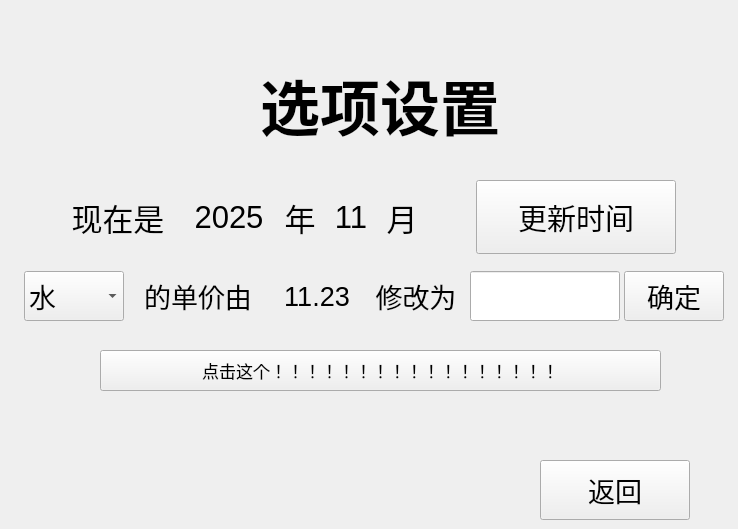
     <widget class="QWidget" name="OptionPage">
      <widget class="QLabel" name="OptionTitleLabel">
       <property name="geometry">
        <rect>
         <x>130</x>
         <y>30</y>
         <width>500</width>
         <height>150</height>
        </rect>
       </property>
       <property name="minimumSize">
        <size>
         <width>6</width>
         <height>150</height>
        </size>
       </property>
       <property name="maximumSize">
        <size>
         <width>500</width>
         <height>150</height>
        </size>
       </property>
       <property name="font">
        <font>
         <pointsize>45</pointsize>
         <bold>true</bold>
        </font>
       </property>
       <property name="text">
        <string>选项设置</string>
       </property>
       <property name="alignment">
        <set>Qt::AlignmentFlag::AlignCenter</set>
       </property>
      </widget>
      <widget class="QPushButton" name="OptionExitButton">
       <property name="geometry">
        <rect>
         <x>540</x>
         <y>460</y>
         <width>150</width>
         <height>60</height>
        </rect>
       </property>
       <property name="minimumSize">
        <size>
         <width>150</width>
         <height>60</height>
        </size>
       </property>
       <property name="maximumSize">
        <size>
         <width>150</width>
         <height>60</height>
        </size>
       </property>
       <property name="font">
        <font>
         <family>幼圆</family>
         <pointsize>20</pointsize>
        </font>
       </property>
       <property name="text">
        <string>返回</string>
       </property>
      </widget>
      <widget class="QWidget" name="layoutWidget">
       <property name="geometry">
        <rect>
         <x>10</x>
         <y>180</y>
         <width>714</width>
         <height>74</height>
        </rect>
       </property>
       <layout class="QHBoxLayout" name="horizontalLayout_5">
        <item>
         <layout class="QHBoxLayout" name="horizontalLayout_4">
          <item>
           <widget class="QLabel" name="OptionMonthText1Label">
            <property name="minimumSize">
             <size>
              <width>120</width>
              <height>70</height>
             </size>
            </property>
            <property name="maximumSize">
             <size>
              <width>120</width>
              <height>70</height>
             </size>
            </property>
            <property name="font">
             <font>
              <pointsize>23</pointsize>
             </font>
            </property>
            <property name="text">
             <string>现在是</string>
            </property>
            <property name="alignment">
             <set>Qt::AlignmentFlag::AlignCenter</set>
            </property>
           </widget>
          </item>
          <item>
           <widget class="QLabel" name="OptionMonthData1Label">
            <property name="minimumSize">
             <size>
              <width>90</width>
              <height>70</height>
             </size>
            </property>
            <property name="maximumSize">
             <size>
              <width>90</width>
              <height>70</height>
             </size>
            </property>
            <property name="font">
             <font>
              <pointsize>23</pointsize>
             </font>
            </property>
            <property name="text">
             <string>2025</string>
            </property>
            <property name="alignment">
             <set>Qt::AlignmentFlag::AlignCenter</set>
            </property>
           </widget>
          </item>
          <item>
           <widget class="QLabel" name="OptionMonthText2Label">
            <property name="minimumSize">
             <size>
              <width>40</width>
              <height>70</height>
             </size>
            </property>
            <property name="maximumSize">
             <size>
              <width>40</width>
              <height>70</height>
             </size>
            </property>
            <property name="font">
             <font>
              <pointsize>23</pointsize>
             </font>
            </property>
            <property name="text">
             <string>年</string>
            </property>
            <property name="alignment">
             <set>Qt::AlignmentFlag::AlignCenter</set>
            </property>
           </widget>
          </item>
          <item>
           <widget class="QLabel" name="OptionMonthData2Label">
            <property name="minimumSize">
             <size>
              <width>50</width>
              <height>70</height>
             </size>
            </property>
            <property name="maximumSize">
             <size>
              <width>50</width>
              <height>70</height>
             </size>
            </property>
            <property name="font">
             <font>
              <pointsize>23</pointsize>
             </font>
            </property>
            <property name="text">
             <string>11</string>
            </property>
            <property name="alignment">
             <set>Qt::AlignmentFlag::AlignCenter</set>
            </property>
           </widget>
          </item>
          <item>
           <widget class="QLabel" name="OptionMonthText3Label">
            <property name="minimumSize">
             <size>
              <width>40</width>
              <height>70</height>
             </size>
            </property>
            <property name="maximumSize">
             <size>
              <width>40</width>
              <height>70</height>
             </size>
            </property>
            <property name="font">
             <font>
              <pointsize>23</pointsize>
             </font>
            </property>
            <property name="text">
             <string>月</string>
            </property>
            <property name="alignment">
             <set>Qt::AlignmentFlag::AlignCenter</set>
            </property>
           </widget>
          </item>
         </layout>
        </item>
        <item>
         <widget class="QPushButton" name="OptionUpdateTimeButton">
          <property name="minimumSize">
           <size>
            <width>200</width>
            <height>60</height>
           </size>
          </property>
          <property name="maximumSize">
           <size>
            <width>200</width>
            <height>80</height>
           </size>
          </property>
          <property name="font">
           <font>
            <family>华文细黑</family>
            <pointsize>22</pointsize>
           </font>
          </property>
          <property name="text">
           <string>更新时间</string>
          </property>
         </widget>
        </item>
       </layout>
      </widget>
      <widget class="QPushButton" name="OptionIntroduceButton">
       <property name="geometry">
        <rect>
         <x>100</x>
         <y>350</y>
         <width>561</width>
         <height>41</height>
        </rect>
       </property>
       <property name="font">
        <font>
         <family>幼圆</family>
         <pointsize>13</pointsize>
        </font>
       </property>
       <property name="text">
        <string>点击这个！！！！！！！！！！！！！！！！！</string>
       </property>
      </widget>
      <widget class="QWidget" name="layoutWidget">
       <property name="geometry">
        <rect>
         <x>20</x>
         <y>270</y>
         <width>709</width>
         <height>52</height>
        </rect>
       </property>
       <layout class="QHBoxLayout" name="horizontalLayout_6">
        <property name="spacing">
         <number>0</number>
        </property>
        <item>
         <widget class="QComboBox" name="OptionUPriceBox">
          <property name="minimumSize">
           <size>
            <width>0</width>
            <height>50</height>
           </size>
          </property>
          <property name="maximumSize">
           <size>
            <width>100</width>
            <height>50</height>
           </size>
          </property>
          <property name="font">
           <font>
            <pointsize>20</pointsize>
           </font>
          </property>
          <item>
           <property name="text">
            <string>水</string>
           </property>
          </item>
          <item>
           <property name="text">
            <string>电</string>
           </property>
          </item>
          <item>
           <property name="text">
            <string>煤气</string>
           </property>
          </item>
         </widget>
        </item>
        <item>
         <widget class="QLabel" name="OptionUPriceText1Label">
          <property name="minimumSize">
           <size>
            <width>140</width>
            <height>50</height>
           </size>
          </property>
          <property name="maximumSize">
           <size>
            <width>140</width>
            <height>50</height>
           </size>
          </property>
          <property name="font">
           <font>
            <pointsize>20</pointsize>
           </font>
          </property>
          <property name="text">
           <string>的单价由</string>
          </property>
          <property name="alignment">
           <set>Qt::AlignmentFlag::AlignCenter</set>
          </property>
         </widget>
        </item>
        <item>
         <widget class="QLabel" name="OptionUPriceOriginalLabel">
          <property name="minimumSize">
           <size>
            <width>90</width>
            <height>50</height>
           </size>
          </property>
          <property name="maximumSize">
           <size>
            <width>90</width>
            <height>50</height>
           </size>
          </property>
          <property name="font">
           <font>
            <pointsize>20</pointsize>
           </font>
          </property>
          <property name="text">
           <string>11.23</string>
          </property>
          <property name="alignment">
           <set>Qt::AlignmentFlag::AlignCenter</set>
          </property>
         </widget>
        </item>
        <item>
         <widget class="QLabel" name="OptionUPriceText2Label">
          <property name="minimumSize">
           <size>
            <width>100</width>
            <height>50</height>
           </size>
          </property>
          <property name="maximumSize">
           <size>
            <width>100</width>
            <height>50</height>
           </size>
          </property>
          <property name="font">
           <font>
            <pointsize>20</pointsize>
           </font>
          </property>
          <property name="text">
           <string>修改为</string>
          </property>
          <property name="alignment">
           <set>Qt::AlignmentFlag::AlignCenter</set>
          </property>
         </widget>
        </item>
        <item>
         <widget class="QLineEdit" name="OptionUPriceLineEdit">
          <property name="minimumSize">
           <size>
            <width>150</width>
            <height>50</height>
           </size>
          </property>
          <property name="maximumSize">
           <size>
            <width>150</width>
            <height>50</height>
           </size>
          </property>
          <property name="font">
           <font>
            <pointsize>20</pointsize>
           </font>
          </property>
         </widget>
        </item>
        <item>
         <widget class="QPushButton" name="OptionUPriceButton">
          <property name="minimumSize">
           <size>
            <width>100</width>
            <height>50</height>
           </size>
          </property>
          <property name="maximumSize">
           <size>
            <width>100</width>
            <height>50</height>
           </size>
          </property>
          <property name="font">
           <font>
            <family>华文细黑</family>
            <pointsize>20</pointsize>
           </font>
          </property>
          <property name="text">
           <string>确定</string>
          </property>
         </widget>
        </item>
       </layout>
      </widget>
     </widget>
